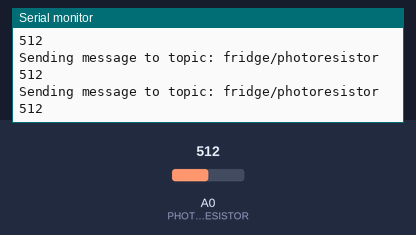
Bench run of a sketch on a simulated ESP8266 (NodeMCU). Shown: the last lines printed to the serial monitor. The test bench sets the inputs (shaded band); at power-on: A0 (PHOTORESISTOR) = 512. WiFi joins after 1.5 s; servers stay silent unless stated; no MQTT or app messages arrive unless stated.

Above: at 2.7 s.
2.8 s: A0 (PHOTORESISTOR) set to 716
At 3.41 s:
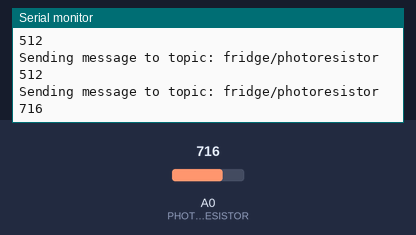
4.3 s: A0 (PHOTORESISTOR) set to 900
At 5.0 s:
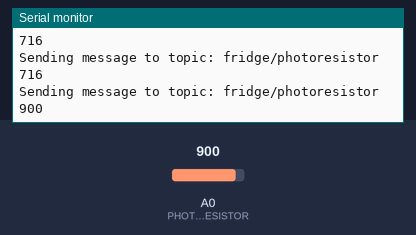
Timing chart, 0 to 7.3 s (numbered marks = the images above; inputs shaded):
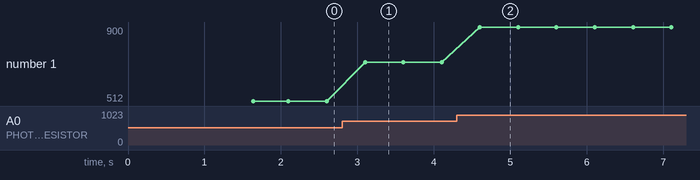

Measured:
- after the input at 2.8 s, the serial monitor: prints a new line after 0.30 s (image 1)
- after the input at 4.3 s, the serial monitor: prints a new line after 0.30 s (image 2)
- plotted number 1: 512 → 716 after the input at 2.8 s, 716 → 900 after the input at 4.3 s

The sketch:

fridge.ino
```cpp
#include <ArduinoMqttClient.h>
#include <ESP8266WiFi.h>
#include <WiFiClient.h>
#include "secret.h"
#define PHOTORESISTOR A0

const char* ssid = SECRET_SSID; //Your Wifi's SSID
const char* password = SECRET_PASS; //Wifi Password

WiFiClient wifiClient;
MqttClient mqttClient(wifiClient);

const char* broker = "172.25.104.209";
int port = 1883;
const char* topic = "fridge/photoresistor";

//set interval for sending messages (milliseconds)
const long interval = 500;
unsigned long previousMillis = 0;

int count = 0;

void setup() {
  // put your setup code here, to run once:
  Serial.begin(9600);
  WiFi.begin(ssid, password);
  Serial.println("");

  Serial.print("Attempting to connect to WPA SSID: ");
  Serial.println(ssid);

  // Wait for connection
  while (WiFi.status() != WL_CONNECTED) {
    delay(500);
    Serial.print(".");
  }
  Serial.println("");
  Serial.print("Connected to ");
  Serial.println(ssid);
  Serial.print("IP address: ");
  Serial.println(WiFi.localIP());
  pinMode(PHOTORESISTOR, INPUT);
  Serial.print("Attempting to connect to the MQTT broker: ");
  Serial.println(broker);

  if (!mqttClient.connect(broker, port)) {
    Serial.print("MQTT connection failed! Error code = ");
    Serial.println(mqttClient.connectError());
    while (1);
  }
  Serial.println("You're connected to the MQTT broker!");
  Serial.println();
}

void loop() {
  // put your main code here, to run repeatedly:

  // call poll() regularly to allow the library to send MQTT keep alive which
  // avoids being disconnected by the broker
  mqttClient.poll();

  unsigned long currentMillis = millis();

  if (currentMillis - previousMillis >= interval) {
    // save the last time a message was sent
    previousMillis = currentMillis;

    int reading = analogRead(A0);

    Serial.print("Sending message to topic: ");
    Serial.println(topic);
    Serial.println(reading);

    // send message, the Print interface can be used to set the message contents
    mqttClient.beginMessage(topic);
    mqttClient.print(reading);
    mqttClient.endMessage();
    Serial.println();
  }
}
```

secret.h
```cpp
#define SECRET_SSID "POCO F4"
#define SECRET_PASS "prdm6387"
```
